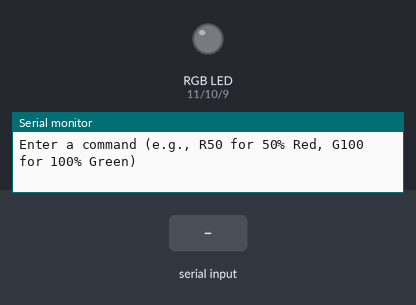
Bench run of a sketch on a simulated Arduino Uno, built with avr-gcc and run on an emulated ATmega328P. On the bench: an RGB LED mixed from three pins (HIGH = lit), the last lines printed to the serial monitor. The inputs (shaded band) are chosen by the test bench.

Above: at 1.2 s.
1.3 s: "R90\n" received over Serial
At 1.7 s:
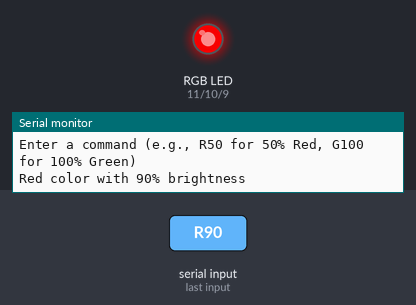
2.8 s: "G90\n" received over Serial
At 4.0 s:
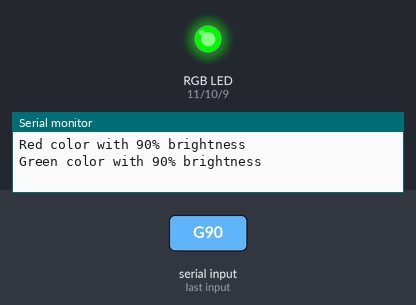
4.3 s: "B90\n" received over Serial
At 5.2 s:
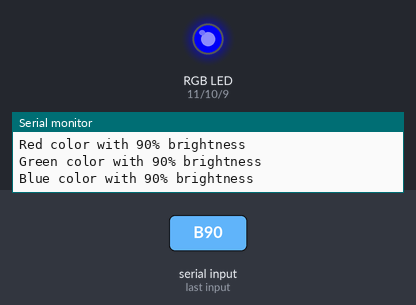
Timing chart, 0 to 7.3 s (numbered marks = the images above; inputs shaded):
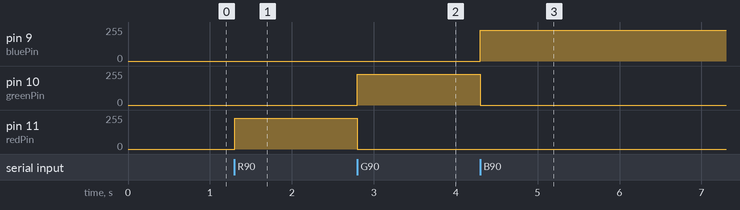

Measured:
- after the input at 1.3 s, pin 11 (redPin): 0/255 → 229/255 at once
- after the input at 2.8 s, pin 10 (greenPin): 0/255 → 229/255 at once; pin 11 (redPin): 229/255 → 0/255 at once
- after the input at 4.3 s, pin 9 (bluePin): 0/255 → 229/255 at once; pin 10 (greenPin): 229/255 → 0/255 at once

The sketch:

57842890_task3C.ino.ino
```cpp
const int redPin = 11;
const int greenPin = 10;
const int bluePin = 9;

void readColorAndBrightness();
void setColorAndBrightness(String command);

void setup() {
  // put your setup code here, to run once:
  pinMode(redPin, OUTPUT);
  pinMode(greenPin, OUTPUT);
  pinMode(bluePin, OUTPUT);

  Serial.begin(115200);
  Serial.println("Enter a command (e.g., R50 for 50% Red, G100 for 100\% Green)"); // Task 3C
}

void loop() {
  readColorAndBrightness();
}

void readColorAndBrightness() {
  if (Serial.available() > 0) {
    // Read the input string from the Serial monitor
    String command = Serial.readStringUntil('\n');
    command.trim();  // Remove any extra spaces or newlines

    // Call function to control RGB LED based on the command
    setColorAndBrightness(command);
  }
}

void setColorAndBrightness(String command) {
  // Check the first character to determine the color
  char color = command.charAt(0);
  // Extract the brightness value (assuming a 2-digit percentage, e.g., "50" or "100")
  int brightness = command.substring(1).toInt();

  // Map the percentage brightness to PWM values (0 to 255)
  int pwmValue = map(brightness, 0, 100, 0, 255);

  // Set the color based on the command
  if (color == 'R') {
    analogWrite(redPin, pwmValue);  // Set Red LED brightness
    analogWrite(greenPin, 0);       // Turn off Green LED
    analogWrite(bluePin, 0);        // Turn off Blue LED
    Serial.println("Red color with " + String(brightness) + "% brightness");
  }
  else if (color == 'G') {
    analogWrite(redPin, 0);         // Turn off Red LED
    analogWrite(greenPin, pwmValue);// Set Green LED brightness
    analogWrite(bluePin, 0);        // Turn off Blue LED
    Serial.println("Green color with " + String(brightness) + "% brightness");
  }
  else if (color == 'B') {
    analogWrite(redPin, 0);         // Turn off Red LED
    analogWrite(greenPin, 0);       // Turn off Green LED
    analogWrite(bluePin, pwmValue); // Set Blue LED brightness
    Serial.println("Blue color with " + String(brightness) + "% brightness");
  }
  else {
    Serial.println("Invalid command! Please enter Rxx, Gxx, or Bxx (e.g., R50 for 50% Red).");
  }
}
```
